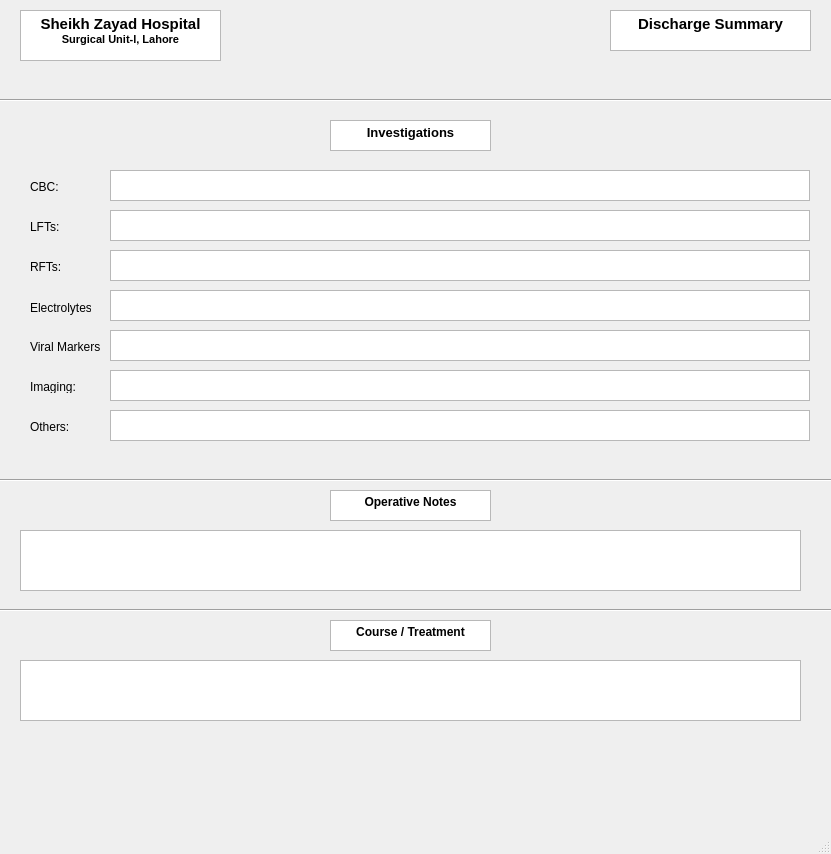
<?xml version="1.0" encoding="UTF-8"?>
<ui version="4.0">
 <class>MainWindow</class>
 <widget class="QMainWindow" name="MainWindow">
  <property name="geometry">
   <rect>
    <x>0</x>
    <y>0</y>
    <width>831</width>
    <height>854</height>
   </rect>
  </property>
  <property name="windowTitle">
   <string>MainWindow</string>
  </property>
  <widget class="QWidget" name="centralwidget">
   <widget class="QTextEdit" name="textEdit">
    <property name="geometry">
     <rect>
      <x>20</x>
      <y>10</y>
      <width>201</width>
      <height>51</height>
     </rect>
    </property>
    <property name="html">
     <string>&lt;!DOCTYPE HTML PUBLIC &quot;-//W3C//DTD HTML 4.0//EN&quot; &quot;http://www.w3.org/TR/REC-html40/strict.dtd&quot;&gt;
&lt;html&gt;&lt;head&gt;&lt;meta name=&quot;qrichtext&quot; content=&quot;1&quot; /&gt;&lt;style type=&quot;text/css&quot;&gt;
p, li { white-space: pre-wrap; }
&lt;/style&gt;&lt;/head&gt;&lt;body style=&quot; font-family:'MS Shell Dlg 2'; font-size:8.25pt; font-weight:400; font-style:normal;&quot;&gt;
&lt;p align=&quot;center&quot; style=&quot; margin-top:0px; margin-bottom:0px; margin-left:0px; margin-right:0px; -qt-block-indent:0; text-indent:0px;&quot;&gt;&lt;span style=&quot; font-size:11pt; font-weight:600;&quot;&gt;Sheikh Zayad Hospital&lt;/span&gt;&lt;/p&gt;
&lt;p align=&quot;center&quot; style=&quot; margin-top:0px; margin-bottom:0px; margin-left:0px; margin-right:0px; -qt-block-indent:0; text-indent:0px;&quot;&gt;&lt;span style=&quot; font-size:8pt; font-weight:600;&quot;&gt;Surgical Unit-l, Lahore&lt;/span&gt;&lt;/p&gt;&lt;/body&gt;&lt;/html&gt;</string>
    </property>
   </widget>
   <widget class="QTextEdit" name="textEdit_2">
    <property name="geometry">
     <rect>
      <x>610</x>
      <y>10</y>
      <width>201</width>
      <height>41</height>
     </rect>
    </property>
    <property name="html">
     <string>&lt;!DOCTYPE HTML PUBLIC &quot;-//W3C//DTD HTML 4.0//EN&quot; &quot;http://www.w3.org/TR/REC-html40/strict.dtd&quot;&gt;
&lt;html&gt;&lt;head&gt;&lt;meta name=&quot;qrichtext&quot; content=&quot;1&quot; /&gt;&lt;style type=&quot;text/css&quot;&gt;
p, li { white-space: pre-wrap; }
&lt;/style&gt;&lt;/head&gt;&lt;body style=&quot; font-family:'MS Shell Dlg 2'; font-size:8.25pt; font-weight:400; font-style:normal;&quot;&gt;
&lt;p align=&quot;center&quot; style=&quot; margin-top:0px; margin-bottom:0px; margin-left:0px; margin-right:0px; -qt-block-indent:0; text-indent:0px;&quot;&gt;&lt;span style=&quot; font-size:11pt; font-weight:600;&quot;&gt;Discharge Summary&lt;/span&gt;&lt;/p&gt;&lt;/body&gt;&lt;/html&gt;</string>
    </property>
   </widget>
   <widget class="QTextBrowser" name="textBrowser">
    <property name="geometry">
     <rect>
      <x>330</x>
      <y>120</y>
      <width>161</width>
      <height>31</height>
     </rect>
    </property>
    <property name="html">
     <string>&lt;!DOCTYPE HTML PUBLIC &quot;-//W3C//DTD HTML 4.0//EN&quot; &quot;http://www.w3.org/TR/REC-html40/strict.dtd&quot;&gt;
&lt;html&gt;&lt;head&gt;&lt;meta name=&quot;qrichtext&quot; content=&quot;1&quot; /&gt;&lt;style type=&quot;text/css&quot;&gt;
p, li { white-space: pre-wrap; }
&lt;/style&gt;&lt;/head&gt;&lt;body style=&quot; font-family:'MS Shell Dlg 2'; font-size:8.25pt; font-weight:400; font-style:normal;&quot;&gt;
&lt;p align=&quot;center&quot; style=&quot; margin-top:0px; margin-bottom:0px; margin-left:0px; margin-right:0px; -qt-block-indent:0; text-indent:0px;&quot;&gt;&lt;span style=&quot; font-size:10pt; font-weight:600;&quot;&gt;Investigations&lt;/span&gt;&lt;/p&gt;&lt;/body&gt;&lt;/html&gt;</string>
    </property>
   </widget>
   <widget class="Line" name="line">
    <property name="geometry">
     <rect>
      <x>-20</x>
      <y>470</y>
      <width>991</width>
      <height>20</height>
     </rect>
    </property>
    <property name="orientation">
     <enum>Qt::Horizontal</enum>
    </property>
   </widget>
   <widget class="Line" name="line_2">
    <property name="geometry">
     <rect>
      <x>-30</x>
      <y>90</y>
      <width>881</width>
      <height>20</height>
     </rect>
    </property>
    <property name="orientation">
     <enum>Qt::Horizontal</enum>
    </property>
   </widget>
   <widget class="QTextBrowser" name="textBrowser_2">
    <property name="geometry">
     <rect>
      <x>330</x>
      <y>490</y>
      <width>161</width>
      <height>31</height>
     </rect>
    </property>
    <property name="html">
     <string>&lt;!DOCTYPE HTML PUBLIC &quot;-//W3C//DTD HTML 4.0//EN&quot; &quot;http://www.w3.org/TR/REC-html40/strict.dtd&quot;&gt;
&lt;html&gt;&lt;head&gt;&lt;meta name=&quot;qrichtext&quot; content=&quot;1&quot; /&gt;&lt;style type=&quot;text/css&quot;&gt;
p, li { white-space: pre-wrap; }
&lt;/style&gt;&lt;/head&gt;&lt;body style=&quot; font-family:'MS Shell Dlg 2'; font-size:8.25pt; font-weight:400; font-style:normal;&quot;&gt;
&lt;p align=&quot;center&quot; style=&quot; margin-top:0px; margin-bottom:0px; margin-left:0px; margin-right:0px; -qt-block-indent:0; text-indent:0px;&quot;&gt;&lt;span style=&quot; font-size:9pt; font-weight:600;&quot;&gt;Operative Notes&lt;/span&gt;&lt;/p&gt;&lt;/body&gt;&lt;/html&gt;</string>
    </property>
   </widget>
   <widget class="Line" name="line_3">
    <property name="geometry">
     <rect>
      <x>-20</x>
      <y>600</y>
      <width>991</width>
      <height>20</height>
     </rect>
    </property>
    <property name="orientation">
     <enum>Qt::Horizontal</enum>
    </property>
   </widget>
   <widget class="Line" name="line_4">
    <property name="geometry">
     <rect>
      <x>-30</x>
      <y>470</y>
      <width>881</width>
      <height>20</height>
     </rect>
    </property>
    <property name="orientation">
     <enum>Qt::Horizontal</enum>
    </property>
   </widget>
   <widget class="QTextEdit" name="textEdit_4">
    <property name="geometry">
     <rect>
      <x>20</x>
      <y>530</y>
      <width>781</width>
      <height>61</height>
     </rect>
    </property>
    <property name="html">
     <string>&lt;!DOCTYPE HTML PUBLIC &quot;-//W3C//DTD HTML 4.0//EN&quot; &quot;http://www.w3.org/TR/REC-html40/strict.dtd&quot;&gt;
&lt;html&gt;&lt;head&gt;&lt;meta name=&quot;qrichtext&quot; content=&quot;1&quot; /&gt;&lt;style type=&quot;text/css&quot;&gt;
p, li { white-space: pre-wrap; }
&lt;/style&gt;&lt;/head&gt;&lt;body style=&quot; font-family:'MS Shell Dlg 2'; font-size:8.25pt; font-weight:400; font-style:normal;&quot;&gt;
&lt;p align=&quot;center&quot; style=&quot;-qt-paragraph-type:empty; margin-top:0px; margin-bottom:0px; margin-left:0px; margin-right:0px; -qt-block-indent:0; text-indent:0px;&quot;&gt;&lt;br /&gt;&lt;/p&gt;&lt;/body&gt;&lt;/html&gt;</string>
    </property>
   </widget>
   <widget class="QTextBrowser" name="textBrowser_3">
    <property name="geometry">
     <rect>
      <x>330</x>
      <y>620</y>
      <width>161</width>
      <height>31</height>
     </rect>
    </property>
    <property name="html">
     <string>&lt;!DOCTYPE HTML PUBLIC &quot;-//W3C//DTD HTML 4.0//EN&quot; &quot;http://www.w3.org/TR/REC-html40/strict.dtd&quot;&gt;
&lt;html&gt;&lt;head&gt;&lt;meta name=&quot;qrichtext&quot; content=&quot;1&quot; /&gt;&lt;style type=&quot;text/css&quot;&gt;
p, li { white-space: pre-wrap; }
&lt;/style&gt;&lt;/head&gt;&lt;body style=&quot; font-family:'MS Shell Dlg 2'; font-size:8.25pt; font-weight:400; font-style:normal;&quot;&gt;
&lt;p align=&quot;center&quot; style=&quot; margin-top:0px; margin-bottom:0px; margin-left:0px; margin-right:0px; -qt-block-indent:0; text-indent:0px;&quot;&gt;&lt;span style=&quot; font-size:9pt; font-weight:600;&quot;&gt;Course / Treatment&lt;/span&gt;&lt;/p&gt;&lt;/body&gt;&lt;/html&gt;</string>
    </property>
   </widget>
   <widget class="QLabel" name="label">
    <property name="geometry">
     <rect>
      <x>30</x>
      <y>180</y>
      <width>47</width>
      <height>13</height>
     </rect>
    </property>
    <property name="text">
     <string>CBC:</string>
    </property>
   </widget>
   <widget class="QLabel" name="label_2">
    <property name="geometry">
     <rect>
      <x>30</x>
      <y>220</y>
      <width>47</width>
      <height>13</height>
     </rect>
    </property>
    <property name="text">
     <string>LFTs:</string>
    </property>
   </widget>
   <widget class="QLabel" name="label_3">
    <property name="geometry">
     <rect>
      <x>30</x>
      <y>260</y>
      <width>47</width>
      <height>13</height>
     </rect>
    </property>
    <property name="text">
     <string>RFTs:</string>
    </property>
   </widget>
   <widget class="QTextEdit" name="textEdit_3">
    <property name="geometry">
     <rect>
      <x>110</x>
      <y>170</y>
      <width>700</width>
      <height>31</height>
     </rect>
    </property>
   </widget>
   <widget class="QTextEdit" name="textEdit_5">
    <property name="geometry">
     <rect>
      <x>110</x>
      <y>210</y>
      <width>700</width>
      <height>31</height>
     </rect>
    </property>
   </widget>
   <widget class="QTextEdit" name="textEdit_6">
    <property name="geometry">
     <rect>
      <x>110</x>
      <y>250</y>
      <width>700</width>
      <height>31</height>
     </rect>
    </property>
   </widget>
   <widget class="QLabel" name="label_4">
    <property name="geometry">
     <rect>
      <x>30</x>
      <y>300</y>
      <width>61</width>
      <height>16</height>
     </rect>
    </property>
    <property name="text">
     <string>Electrolytes:</string>
    </property>
   </widget>
   <widget class="QTextEdit" name="textEdit_7">
    <property name="geometry">
     <rect>
      <x>110</x>
      <y>330</y>
      <width>700</width>
      <height>31</height>
     </rect>
    </property>
   </widget>
   <widget class="QTextEdit" name="textEdit_8">
    <property name="geometry">
     <rect>
      <x>110</x>
      <y>290</y>
      <width>700</width>
      <height>31</height>
     </rect>
    </property>
   </widget>
   <widget class="QLabel" name="label_5">
    <property name="geometry">
     <rect>
      <x>30</x>
      <y>340</y>
      <width>70</width>
      <height>13</height>
     </rect>
    </property>
    <property name="text">
     <string>Viral Markers:</string>
    </property>
   </widget>
   <widget class="QTextEdit" name="textEdit_9">
    <property name="geometry">
     <rect>
      <x>110</x>
      <y>370</y>
      <width>700</width>
      <height>31</height>
     </rect>
    </property>
   </widget>
   <widget class="QLabel" name="label_6">
    <property name="geometry">
     <rect>
      <x>30</x>
      <y>380</y>
      <width>47</width>
      <height>13</height>
     </rect>
    </property>
    <property name="text">
     <string>Imaging:</string>
    </property>
   </widget>
   <widget class="QTextEdit" name="textEdit_10">
    <property name="geometry">
     <rect>
      <x>110</x>
      <y>410</y>
      <width>700</width>
      <height>31</height>
     </rect>
    </property>
   </widget>
   <widget class="QLabel" name="label_7">
    <property name="geometry">
     <rect>
      <x>30</x>
      <y>420</y>
      <width>47</width>
      <height>13</height>
     </rect>
    </property>
    <property name="text">
     <string>Others:</string>
    </property>
   </widget>
   <widget class="QTextEdit" name="textEdit_11">
    <property name="geometry">
     <rect>
      <x>20</x>
      <y>660</y>
      <width>781</width>
      <height>61</height>
     </rect>
    </property>
    <property name="html">
     <string>&lt;!DOCTYPE HTML PUBLIC &quot;-//W3C//DTD HTML 4.0//EN&quot; &quot;http://www.w3.org/TR/REC-html40/strict.dtd&quot;&gt;
&lt;html&gt;&lt;head&gt;&lt;meta name=&quot;qrichtext&quot; content=&quot;1&quot; /&gt;&lt;style type=&quot;text/css&quot;&gt;
p, li { white-space: pre-wrap; }
&lt;/style&gt;&lt;/head&gt;&lt;body style=&quot; font-family:'MS Shell Dlg 2'; font-size:8.25pt; font-weight:400; font-style:normal;&quot;&gt;
&lt;p align=&quot;center&quot; style=&quot;-qt-paragraph-type:empty; margin-top:0px; margin-bottom:0px; margin-left:0px; margin-right:0px; -qt-block-indent:0; text-indent:0px;&quot;&gt;&lt;br /&gt;&lt;/p&gt;&lt;/body&gt;&lt;/html&gt;</string>
    </property>
   </widget>
  </widget>
  <widget class="QMenuBar" name="menubar">
   <property name="geometry">
    <rect>
     <x>0</x>
     <y>0</y>
     <width>831</width>
     <height>21</height>
    </rect>
   </property>
  </widget>
  <widget class="QStatusBar" name="statusbar"/>
 </widget>
 <resources/>
 <connections/>
</ui>
